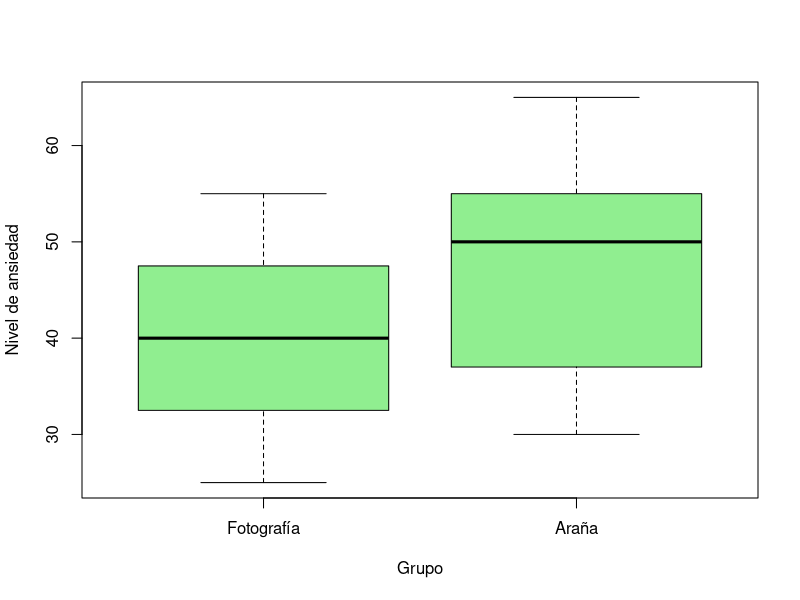

This figure's R source:
# Laboratorio
# Erik Manuel Aldape Becerra
# 2027268
# 07/04/25

#Comparación de medias
#Procedimiento general para la prueba de t independientes

Grupo <-gl(2, 12, labels = c("Fotografía", "Araña"))
Ansiedad <- c(30, 35, 45, 40, 50, 35, 55, 25, 30, 45, 40, 50, 40, 35,
              50, 55, 65, 55, 50, 35, 30, 50, 60, 39)
Datos <- data.frame(Grupo, Ansiedad)
head(Datos)
shapiro.test(Datos$Ansiedad)
#Valor de P= =.4977
bartlett.test(Datos$Ansiedad~Datos$Grupo)
#Valor de P= 0.5795
t.test(Datos$Ansiedad~Datos$Grupo, var.equal= T)
#Valor de P= 0.1068. No hay dif. significativas
#Media de fotografía: 40
#Media de grupo de araña: 47 
t.test(Datos$Ansiedad~Datos$Grupo, var.equal= T, alternative = "greater")
#Valor resultante= 0.9466
t.test(Datos$Ansiedad~Datos$Grupo, var.equal= T, alternative = "less")
#Valor resultante= 0.05342
boxplot(Datos$Ansiedad~Datos$Grupo,
        col= "lightgreen",
        xlab=  "Grupo",
        ylab= "Nivel de ansiedad")
